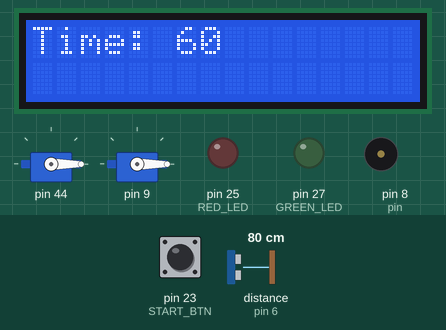
Recording of a program running on a simulated Arduino Mega 2560, built with avr-gcc and run on an emulated ATmega2560. Parts: 2 × servo, 16×2 character LCD, output pins drawn as LEDs (lit = HIGH), buzzer (waves = sounding). The test bench sets the inputs (shaded band); at power-on: pin 23 (START_BTN) LOW, distance to the obstacle (sensor on pin 6) 80 cm. The echo pulse lasts 58.3 µs per cm; pins used as bus, display or sensor lines are not drawn; what the program prints to the serial monitor is not drawn.

Above: at 1.2 s.
1.3 s: pin 23 (START_BTN) pulled HIGH for 0.15 s
At 3.0 s:
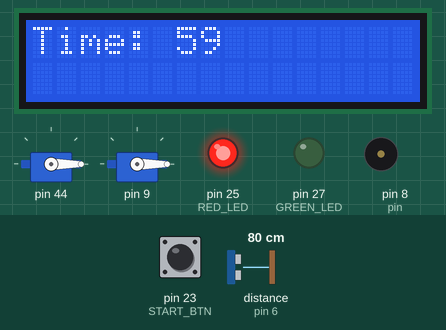
4.4 s: distance to the obstacle (sensor on pin 6) set to 2 cm
At 7.2 s:
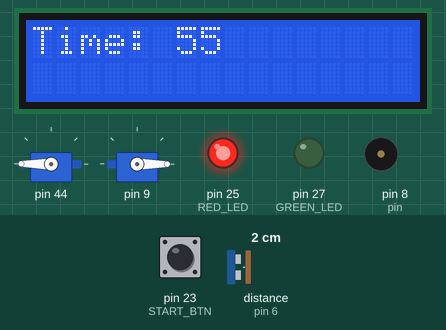
7.4 s: pin 23 (START_BTN) pulled HIGH for 1 s
At 7.65 s:
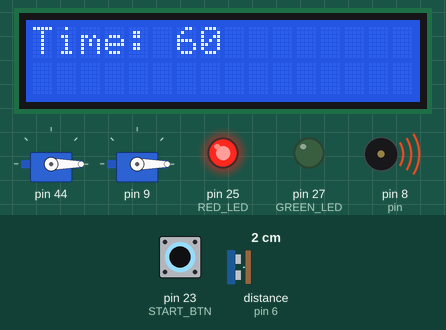
11.4 s: distance to the obstacle (sensor on pin 6) set to 9 cm
At 12.2 s:
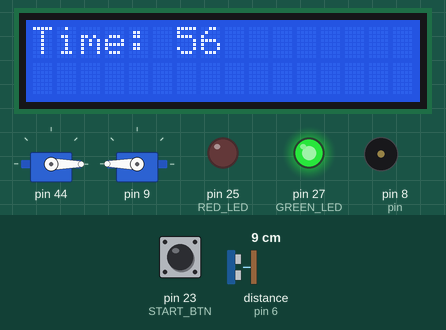
14.4 s: pin 23 (START_BTN) pulled HIGH for 3.2 s
At 18.31 s:
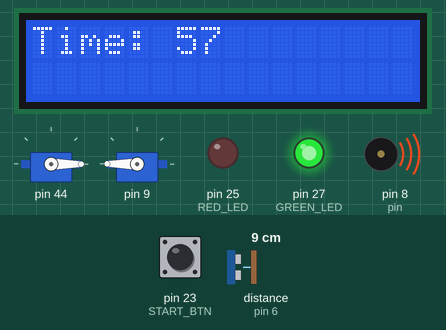
Timing chart, 0 to 22.1 s (numbered marks = the images above; inputs shaded):
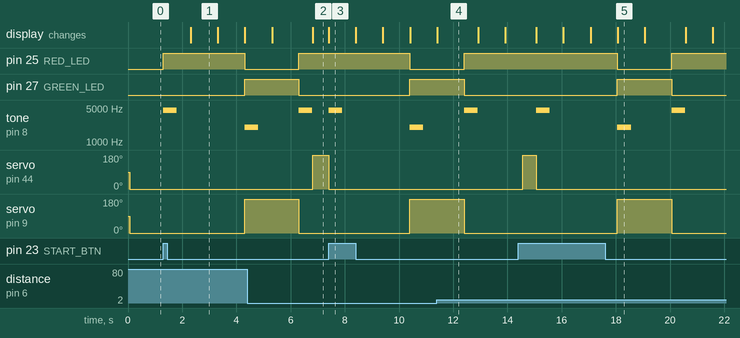

Measured:
- after the input at 1.3 s, pin 25 (RED_LED): LOW → HIGH at once, → LOW 3.0 s later; pin 27 (GREEN_LED): LOW → HIGH after 3.0 s; tone on pin 8 (pin): silent → 4500 Hz at once, → silent 0.50 s later, → 2000 Hz 2.5 s later; servo on pin 9: 0° → 180° after 3.0 s; the display: changes after 1.0 s (image 1)
- after the input at 4.4 s, servo on pin 44: 0° → 180° after 2.4 s
- after the input at 7.4 s, pin 25 (RED_LED): HIGH → LOW after 3.0 s; pin 27 (GREEN_LED): LOW → HIGH after 3.0 s; tone on pin 8 (pin): silent → 4500 Hz at once, → silent 0.50 s later, → 2000 Hz 2.5 s later, → silent 0.50 s later; servo on pin 44: 180° → 0° at once; servo on pin 9: 0° → 180° after 3.0 s; the display: changes at once (image 3)
- after the input at 11.4 s, servo on pin 44: stays 0° (without the input it goes to 180° after 1.5 s)
- after the input at 14.4 s, pin 25 (RED_LED): HIGH → LOW after 3.7 s, → HIGH 2.0 s later; pin 27 (GREEN_LED): LOW → HIGH after 3.7 s, → LOW 2.0 s later
- what the display in image 4 shows lasts 1.5 s, from 11.4 s to 12.9 s

The program:

main.cpp
```cpp
#include<Arduino.h>
#include<Servo.h>
#include<LiquidCrystal.h>

//---------------------------------------------------Constants--------------------------------------------------------------
#define START_BTN   23  // The pin the start button is connected to
#define RED_LED     25  // The pin the red light is connected to
#define GREEN_LED   27  // The pin the green light is connected to


#define ONE_SECOND                1000              // 1 second in miliseconds
#define RED_LIGHT_WAIT_TIME       ONE_SECOND * 3    // The time the robot should be on red light in seconds
#define GREEN_LIGHT_WAIT_TIME     ONE_SECOND * 2    // The time the robot should be on green light in seconds
#define PLAY_TIME   60

const struct BUZZER{
  char pin;

  int red_freq;
  int r_playTime;

  int green_freq;
  int g_playTime;

  int win_freq;
  int win_playTime;
}buzzer{.pin = 8, .red_freq = 4500, .r_playTime = 500, .green_freq = 2000, .g_playTime = 500, .win_freq=5000, .win_playTime=1000};

const struct LCD{
  char regSelect;
  char enable;
  char data[4]; // data[4] = [d4, d5, d6, d7]
}display{12, 11, {5, 4, 3, 2}};


//----------------------------------------------------Variables-----------------------------------------------------------
struct USONIC_SENSOR{
  const char trigger;
  const char echoPin;

  int findDistance() {return logDuration() * 0.034/2;}
  int logDuration()  {
    digitalWrite(trigger, LOW);
    delayMicroseconds(2);
    digitalWrite(trigger, HIGH);
    delayMicroseconds(10);
    digitalWrite(trigger, LOW);
    return pulseIn(echoPin, HIGH);
  }

}u_sensor{.trigger = 7, .echoPin = 6};

struct SERVO{
  char pin;
  short angle[2];

  SERVO(char a):pin(a), angle{0, 180} {}

}robot(9), eliminator(44);


LiquidCrystal lcd(display.regSelect, display.enable, display.data[0], display.data[1], display.data[2], display.data[3]);
Servo servo_1, servo_2;


float acceptedOffset  = 2;     // The accepted offset between the initial distance and the current measured distance of the player during red light.
float initialDistance = 0;     // The initial distance of the player when the robot is on red light.
float observeTime     = 100;   // The repeatable time the robot should observe the player for movement in miliseconds during red light.
float winnningDist    = 2;     // The distance the player should be from the robot to win the game.


int usCounter         = 0;            // microsecond counter
long gameCounter      = 0;            // Overall game counter in miliseconds
int redLightCounter   = 0;            // Counts the time the robot is on red light
int greenLightCounter = 0;            // Counts the time the robot is on green light
int gameCountDown     = PLAY_TIME;    // Counts down the time remaining in the game in seconds

String countDownText = "Time: " + String(gameCountDown); // Text to be displayed on the LCD about the time remaining in the game
String msg;

bool gameStart           = false;   // Indicates the start/end of the game
bool playerMoved         = false;   // Indicates if the player moved when the robot was on red light
bool clearField          = false;   // Indicates if the field should be cleared
bool redGreenLightToggle = false;   // Indicates if the robot is on red light or green light

bool lookOnlyOnce = true;           // Used to obtain the initial player position when the robot is on red light

//----------------------------------------------------Timer Interrupts-----------------------------------------------------------

ISR(TIMER1_COMPA_vect){
    OCR1A += 16;

    usCounter += 1;
}

ISR(TIMER1_COMPB_vect){
    OCR1B += 16000;

    gameCounter += 1;
    redLightCounter += 1;
    greenLightCounter += 1;
}

//------------------------------------------------------------------------------------------------------------------------------

/*
  @brief: Controls the movement of the robot located at the front of the play field.
          The robot consists of a servo motor with a ultrasonic sensor attached to it.
          The robot is a mimic of the female robot seen in the movie's red light green light scene.

  @Params: None
  @Return: None
 */
void robotMovement(){
    if(!gameStart){return;}

    if(!redGreenLightToggle && lookOnlyOnce){ // Obtains the initial player position when the robot is on red light
        delay(500);
        observeTime = u_sensor.logDuration();
        initialDistance = u_sensor.findDistance();
        lookOnlyOnce = false;
    }

    if(usCounter >= observeTime){ // Checks for player movement
        int currDist = u_sensor.findDistance(), currTime = u_sensor.logDuration();
        int distDiff = abs(currDist - initialDistance);
        int timeDiff = abs(currTime - observeTime    );

        if(!redGreenLightToggle && (distDiff != currDist) && (distDiff > acceptedOffset || distDiff < acceptedOffset)){
            Serial.println("Player Moved");
            playerMoved = true;
            clearField = true;
        }

        usCounter = 0;
    }

    if(!redGreenLightToggle){
        if(redLightCounter >= RED_LIGHT_WAIT_TIME){   //Prepare to switch to green light
            greenLightCounter = 0;
            digitalWrite(RED_LED, LOW);
            tone(buzzer.pin, buzzer.green_freq, buzzer.g_playTime);
            redLightCounter = 0;
            redGreenLightToggle = !redGreenLightToggle;
            digitalWrite(GREEN_LED, HIGH);
        }
    }else{
        redLightCounter = 0;
        lookOnlyOnce = true;
         if(greenLightCounter >= GREEN_LIGHT_WAIT_TIME){  //Prepare to switch to red light
            digitalWrite(GREEN_LED, LOW);
            tone(buzzer.pin, buzzer.red_freq, buzzer.r_playTime);
            greenLightCounter = 0;
            redGreenLightToggle = !redGreenLightToggle;
            digitalWrite(RED_LED, HIGH);
         }
    }

    servo_2.write(robot.angle[redGreenLightToggle]);
}

/*
  @brief: Tracks and updates the remaining game time.

  @params: None
  @return: None
*/
void showRemainingTime(){
  if(!gameStart){return;}


    if(gameCounter > ONE_SECOND){
        gameCountDown -= 1;
        gameCounter = 0;
        if(gameCountDown <= 0){
          gameCountDown = 60;
          gameCounter = 0;
          clearField = true;
        }
    }

  countDownText = "Time: " + String(gameCountDown);

  lcd.print(" ");
  lcd.home();
  lcd.print(countDownText);
}

/*
  @brief: Controls the movement of the eliminator located at the side of the play field.
          The eliminator consists of a servo motor that is used to eliminate players who move when the robot is on red light.

  @params: None
  @return: None
*/
void eliminatePlayer(){
  if(!gameStart) return;

  if(playerMoved || clearField){
    Serial.println("Elimination Started");
  }
  short angle = eliminator.angle[playerMoved || clearField];

  servo_1.write(angle);
  if((clearField || playerMoved)){
        clearField = false;
        playerMoved = false;
        gameStart = false;
        delay(500);
        servo_1.detach();
        Serial.println("GameStopped");
  }
}


void setup(){
  pinMode(u_sensor.trigger, OUTPUT);
  pinMode(u_sensor.echoPin, INPUT);
  pinMode(buzzer.pin, OUTPUT);


  pinMode(RED_LED, OUTPUT);
  pinMode(START_BTN, INPUT);
  pinMode(GREEN_LED, OUTPUT);


  Serial.begin(9600);

  servo_1.attach(eliminator.pin, 500, 2480);
  servo_2.attach(robot.pin);

  lcd.begin(16,2);
  lcd.clear();
  lcd.setCursor(0, 0);
  lcd.print(countDownText);

//--------TIMER1 Interrupt Setup--------
  TCCR1A = 0;
  TCCR1B = 0;
  TCCR1B |= B00000001;
  OCR1A = 16;
  OCR1B = 16000;
  TIMSK1 |= B00000110;


  servo_1.write(eliminator.angle[0]);
  servo_2.write(robot.angle[0]);
}


void loop(){

    if(!gameStart && digitalRead(START_BTN)){
        if(!servo_1.attached()){ servo_1.attach(eliminator.pin);}

        gameStart = true;
        gameCountDown = 60;
        gameCounter = 0;
        greenLightCounter = 0;
        redLightCounter = 0;
        initialDistance = 0;
        observeTime = 0;
        redGreenLightToggle = false;

        digitalWrite(RED_LED, HIGH);
        tone(buzzer.pin, buzzer.red_freq, buzzer.r_playTime);

        Serial.println("Game Started"+String(gameCounter));
    }

    showRemainingTime();
    eliminatePlayer();
    robotMovement();
}
```
